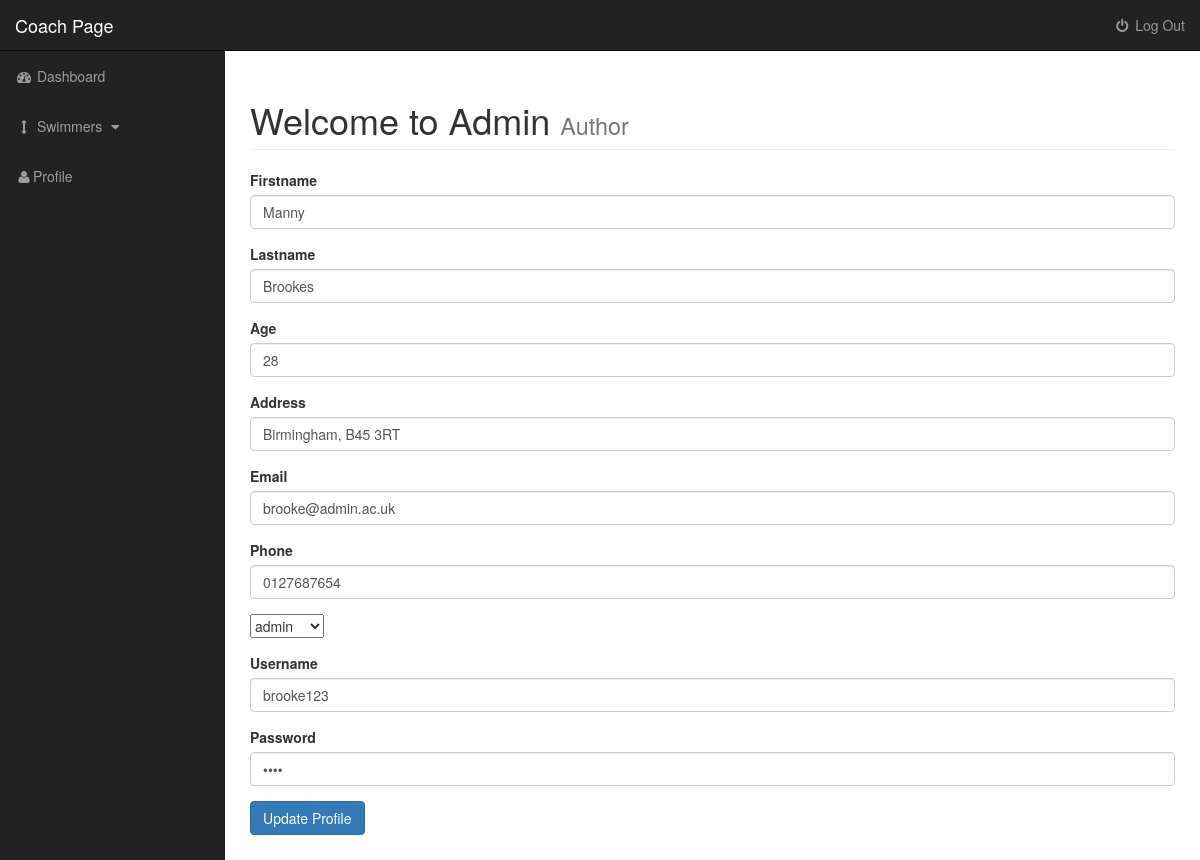
The app's page /coach/profile.php (signed in) with its own data.
### tables this page shows
CREATE TABLE `users` (
  `user_id` int(3) NOT NULL,
  `username` varchar(255) NOT NULL,
  `user_password` varchar(255) NOT NULL,
  `user_firstname` varchar(255) NOT NULL,
  `user_lastname` varchar(255) NOT NULL,
  `user_age` int(11) NOT NULL,
  `user_address` text NOT NULL,
  `user_email` varchar(255) NOT NULL,
  `user_telephone` varchar(255) NOT NULL,
  `Date` date NOT NULL,
  `user_role` varchar(255) NOT NULL,
  `randSalt` varchar(255) NOT NULL DEFAULT '$2y$10$iusesomecrazystrings22'
);

### coach/profile.php (the view, shortened to what this page needs)
<?php include "includes/coach_header.php"; ?>
<?php
if(isset($_SESSION['username'])){
  $username = $_SESSION['username'];
  $query = "SELECT * FROM users WHERE username = '{$username}' ";
  $select_user_profile_query = mysqli_query($connection,$query);
  while($row = mysqli_fetch_array($select_user_profile_query)){
       $username = $row['username'];
       $user_password = $row['user_password'];
       $user_firstname = $row['user_firstname'];
       $user_lastname= $row['user_lastname'];
       $user_age = $row['user_age'];
       $user_address = $row['user_address'];
       $user_email = $row['user_email'];
       $user_telephone = $row['user_telephone'];
       $user_role = $row['user_role'];
  }
}
?>
<div id="wrapper">
    <?php include "includes/coach_navigation.php"; ?>
        <div id="page-wrapper">
                <div class="container-fluid">
                <div class="row">
                    <div class="col-lg-12">
                        <h1 class="page-header">Welcome to Admin <small> Author </small> </h1>
 <form action="" method="post" enctype="multipart/form-data">
    <div class="form-group">
        <label for="title">Firstname</label>
        <input type="text" value="<?php echo $user_firstname; ?>" class="form-control" name="user_firstname">
    </div>
    <div class="form-group">
        <label for="title">Lastname</label>
        <input type="text" value="<?php echo $user_lastname; ?>" class="form-control" name="user_lastname">
    </div>
    <div class="form-group">
        <label for="title">Age</label>
        <input type="text" value="<?php echo $user_age; ?>" class="form-control" name="user_age">
    </div>
    <div class="form-group">
        <label for="title">Address</label>
        <input type="text" value="<?php echo $user_address; ?>" class="form-control" name="user_address">
    </div>
    <div class="form-group">
        <label for="title">Email</label>
        <input type="email" value="<?php echo $user_email; ?>" class="form-control" name="user_email">
    </div>
    <div class="form-group">
        <label for="title">Phone</label>
        <input type="phone" value="<?php echo $user_telephone; ?>" class="form-control" name="user_telephone">
    </div>
    <div class="form-group">
        <select name="user_role" id="">
          <option value="coach"><?php echo $user_role; ?></option>
        </select>
    </div>
    <div class="form-group">
        <label for="title">Username</label>
        <input type="text" value="<?php echo $username; ?>" class="form-control" name="username">
    </div>
    <div class="form-group">
        <label for="title">Password</label>
        <input type="password" value="<?php echo $user_password; ?>" class="form-control" name="user_password">
    </div>
    <div class="form-group">
        <input class="btn btn-primary" type="submit" name="edit_user" value="Update Profile">
    </div>
</form>
                    </div>
                </div>
            </div>
        </div>
   <?php include "includes/coach_footer.php"; ?>

### coach/css/sb-admin.css (style rules this page uses)
body { margin-top: 100px; background-color: #222; }
@media (min-width:768px) { body { margin-top: 50px; } }
#wrapper { padding-left: 0; }
#page-wrapper { width: 100%; padding: 0; background-color: #fff; }
@media (min-width:768px) { #wrapper { padding-left: 225px; } }
@media (min-width:768px) { #page-wrapper { padding: 10px; } }

### records on screen
users: user_firstname "Manny", user_lastname "Brookes", user_age "28", user_address "Birmingham, B45 3RT", user_email "brooke@admin.ac.uk", user_telephone "0127687654", user_role "admin", username "brooke123"
